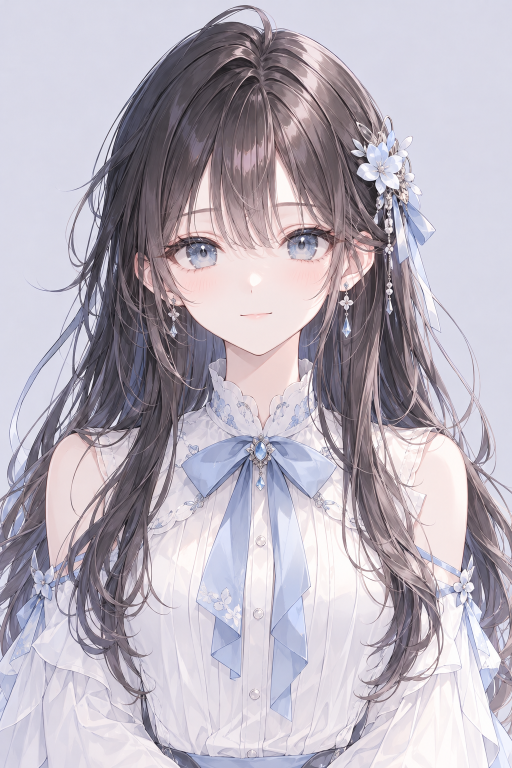
#> input picture experiments/yuzuki-live2d/assets/source/yuzuki-front-a.png, 1024 x 1536 px (shown at 1/2 size)
$ python build_cubism_eye_psd.py
#> lines starting #> are read from the running program, lines starting #| are printed output that depends on the picture; after the words box and inside, x2 and y2 are one past the last pixel; in counts of white or black regions, pixels touching at a corner belong together
#!/usr/bin/env python3
"""V1.7: produce an independently editable *eye-level* Cubism preparation PSD.

The approved source face is preserved exactly at rest: two open-eye patches
cover retouched skin where the eyes were. This is not a finished Cubism rig.
The eye patches currently contain their immediate eyelash/skin surroundings;
professional eyelid/iris separation and repainting are still required.
"""
from __future__ import annotations
from pathlib import Path
import hashlib
import json
import sys
import cv2
import numpy as np
from PIL import Image, ImageDraw

ROOT = Path(__file__).resolve().parents[1]
sys.path.insert(0, str(ROOT / 'tools'))
from build_cubism_psd import encode_psd

SOURCE = ROOT/'assets/source/yuzuki-front-a.png'
OUT = ROOT/'assets/cubism-handoff'
# Explicit polygons follow the shapes and original asymmetric positions of the two eyes.
# Editor space: 1024 x 1536, top-left origin. No assumption of mirror symmetry.
EYES = {
    'eye_left': {
        'polygon': [(331,500),(336,482),(349,470),(366,466),(397,462),
                    (423,464),(453,475),(471,484),(473,503),(466,526),
                    (443,545),(409,553),(380,552),(352,538),(338,526)],
        'bbox': [328,458,479,559],
    },
    'eye_right': {
        'polygon': [(547,485),(550,465),(566,452),(591,447),(625,446),
                    (661,452),(685,461),(691,481),(685,505),(666,522),
                    (640,535),(604,535),(574,523),(555,510)],
        'bbox': [544,443,695,541],
    },
}


def assemble(portrait: Image.Image):
    if portrait.size != (1024, 1536):
        raise ValueError('Approved portrait must be 1024x1536')
    original = np.asarray(portrait.convert('RGB'))
    base = original.copy()
    patches = {}
    masks = {}
    for side, spec in EYES.items():
        mask = np.zeros((1536, 1024), np.uint8)
        points = np.array(spec['polygon'], np.int32)
        cv2.fillPoly(mask, [points], 255)
        # A 1px anti-alias around the ink contour only; region *beneath* eyes is removed.
        # Outermost 6px are kept as original skin, ensuring no visible seam at rest.
        erased = cv2.erode(mask, np.ones((13,13),np.uint8), iterations=1)
        # Since the base is already the source outside erased, pixel fidelity is exact
        # even with a feathered cutout boundary.
        base = cv2.inpaint(base, erased, 7, cv2.INPAINT_TELEA)
        alpha = cv2.GaussianBlur(mask,(0,0),1.25)
        rgba = np.dstack([original, alpha])
        patches[side] = Image.fromarray(rgba, 'RGBA')
        masks[side] = {'alpha': alpha, 'removed':erased}
    layer_base = Image.fromarray(base, 'RGB').convert('RGBA')
    # PSD-compatible compositing in the same layer order (left then right).
    composite = layer_base.copy()
    for side in ('eye_left','eye_right'):
        composite = Image.alpha_composite(composite,patches[side])
    return layer_base, patches, composite, masks


def make_closed_studies(original: Image.Image, masks: dict) -> dict[str,Image.Image]:
    """Construct *hidden* close-eye prototypes from prior validated raster artwork.

    The exported layer is the complete eye/adjacent skin patch, not a promise
    of independently editable iris, lash or eyelid geometry.
    """
    atlas_file=ROOT/'web/assets/face-rig/blink-v15/blink-atlas.webp'
    if not atlas_file.is_file():
        raise FileNotFoundError('V1.5 blink atlas is required for closed-eye study layers')
    atlas=np.asarray(Image.open(atlas_file).convert('RGBA'))
    src=np.asarray(original.convert('RGB')).copy()
    result={}
    for row,side in enumerate(('eye_left','eye_right')):
        # frame index 20 = 100% closed, cell 192x160
        x0,y0,x1,y1=([319,442,489,571] if side=='eye_left' else [536,414,713,563])
        h,w=y1-y0,x1-x0
        patch=atlas[row*160:row*160+h,20*192:20*192+w].astype(np.float32)
        al=patch[:,:,3:4]/255.0
        composed=src.astype(np.float32).copy()
        region=composed[y0:y1,x0:x1]
        composed[y0:y1,x0:x1]=region*(1-al)+patch[:,:,:3]*al
        # Re-use the exact coverage from the approved open state to avoid
        # introducing a second region boundary in the PSD.
        rgba=np.dstack((np.clip(composed,0,255).astype('uint8'),masks[side]['alpha']))
        result[side]=Image.fromarray(rgba,'RGBA')
    return result

def make(source: Path = SOURCE, output_dir: Path = OUT) -> dict:
    output_dir.mkdir(parents=True, exist_ok=True)
    with Image.open(source) as im:
#> im is the input picture: PIL image 1024x1536 RGBA; mean R, G, B, A 184.6, 177.6, 188.5, 255
        original = im.convert('RGBA')
    base, parts, merged, masks = assemble(original)
#> after the loop in assemble, `for side, spec in EYES.items():`:
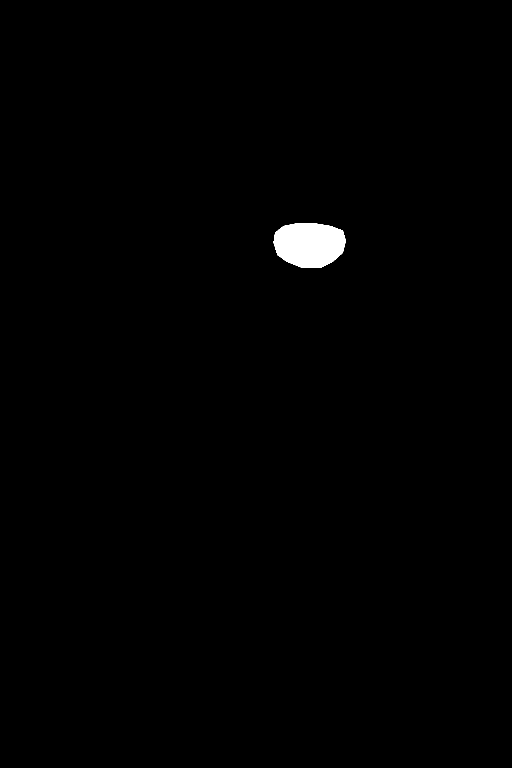
#> mask: shape (1536, 1024) (shown at 1/2 size); 0.66% white; 1 white region, box (x1, y1, x2, y2) and area: (547, 446, 692, 536) 10438
#> after the loop in assemble, `for side, spec in EYES.items():`: masks = 2 items
#> parts = 2 items; masks = 2 items
    closed_parts = make_closed_studies(original, masks)
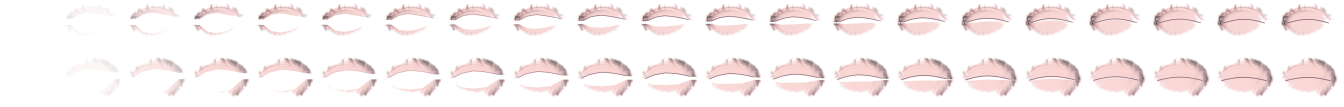
#> input picture experiments/yuzuki-live2d/web/assets/face-rig/blink-v15/blink-atlas.webp, 4032 x 320 px (shown at 1/3 size)
#> in make_closed_studies, atlas is the input picture: shape (320, 4032, 4); mean R, G, B, A 132.2, 116.5, 115.8, 59.3
#> the loop in make_closed_studies, `for row,side in enumerate(('eye_left','eye_right')):` made 2 passes
#> pass 1, in make_closed_studies, `region=composed[y0:y1,x0:x1]`:
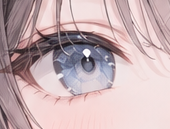
#> region: shape (129, 170, 3) float32; mean R, G, B 197.9, 175.3, 178.1
#> closed_parts = 2 items
    orig_array = np.array(original.convert('RGB'),dtype=np.int16)
    recovered = np.array(merged.convert('RGB'),dtype=np.int16)
    diffs = np.abs(orig_array - recovered)
#> diffs: shape (1536, 1024, 3) int16; every value is 0
    # At rest the extracted open-eye layers must reproduce the exact source
    # within a tiny subpixel/RGBA rounding budget; drift outside eyes = 0.
    changed = int((diffs.max(axis=2)>2).sum())
#> changed = 0
    mae = float(diffs.mean())
#> mae = 0
    max_delta = int(diffs.max())
#> max_delta = 0
    if changed > 120 or mae > .002:
        raise AssertionError(f'Art regression: changed={changed}, mean={mae:.5f}, max={max_delta}')
    # The bottom ref stays hidden. All three editable working layers are visible.
    # PSD record order is top to bottom.
    layers = [
        {'name':'EYE_R 02 | closed draft HIDDEN repaint', 'visible':False, 'image':closed_parts['eye_right']},
        {'name':'EYE_R 01 | approved open + lash editable', 'visible':True, 'image':parts['eye_right']},
        {'name':'EYE_L 02 | closed draft HIDDEN repaint', 'visible':False, 'image':closed_parts['eye_left']},
        {'name':'EYE_L 01 | approved open + lash editable', 'visible':True, 'image':parts['eye_left']},
        {'name':'FACE 00 | repaired skin under eyes', 'visible':True, 'image':base},
        {'name':'REFERENCE | approved original DO NOT CHANGE', 'visible':False, 'image':original},
    ]
    psd = output_dir/'yuzuki-eye-separated-v1.7.psd'
    encode_psd(layers, merged, psd)
#> (this line was passed over: build_cubism_psd is not available in this run)
    base.save(output_dir/'yuzuki-eye-underpainting-v1.7.png',optimize=True)
    for side, part in parts.items():
        part.save(output_dir/f'{side}-source-part-v1.7.png',optimize=True)
        closed_parts[side].save(output_dir/f'{side}-closed-draft-v1.7.png', optimize=True)
#> this loop made 2 passes
#> side on passes 1 to 2: 'eye_left', 'eye_right'
#> pass 1, in make, `closed_parts[side].save(output_dir/f'{side}-closed-draft-v1.7.png', op..`:
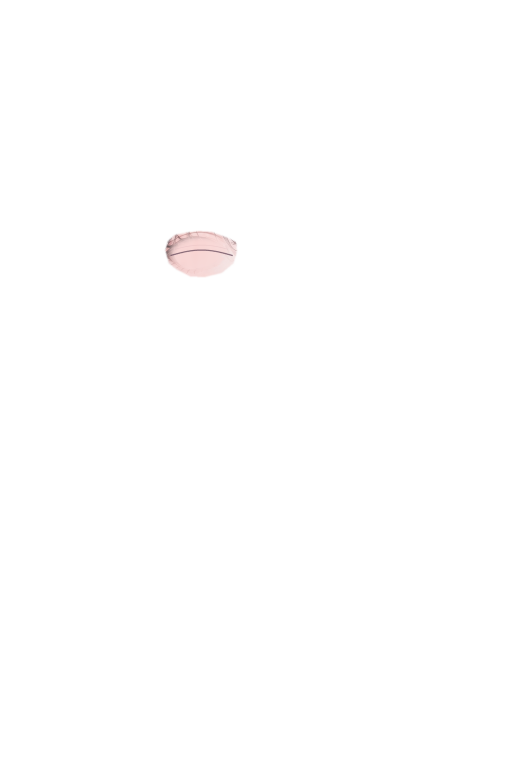
#> saved as eye_left-closed-draft-v1.7.png: PIL image 1024x1536 RGBA (shown at 1/2 size); mean R, G, B, A 184.9, 177.9, 188.7, 1.7; transparent parts drawn white
    # Comparison makes it possible to audit visible open-eye quality, underpainting
    # and the actual detached eye sprites without relying on a renderer.
    region=(280,372,736,607)
    closed = base.copy()
    for side in ('eye_left','eye_right'):
        closed=Image.alpha_composite(closed,closed_parts[side])
    views=[
        ('APPROVED ORIGINAL',original.convert('RGB')),
        ('REBUILT OPEN EYES / 3 LAYERS',merged.convert('RGB')),
        ('CLOSED-EYE DRAFT / NO OPEN EYES',closed.convert('RGB')),
    ]
    W,H=570,344
    qa=Image.new('RGB',(W*len(views),H),(242,242,248))
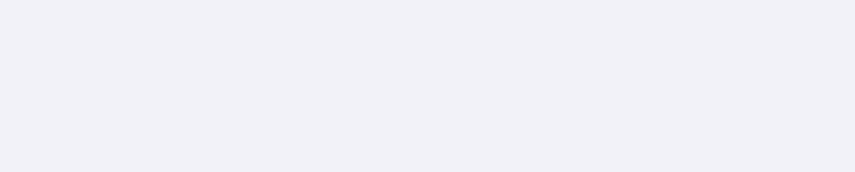
#> qa: PIL image 1710x344 RGB (shown at 1/2 size); mean R, G, B 242, 242, 248
    draw=ImageDraw.Draw(qa)
    for i,(label,pic) in enumerate(views):
        cropped=pic.crop(region).resize((W,293),Image.Resampling.LANCZOS)
        qa.paste(cropped,(i*W,51)); draw.text((i*W+20,17),label,(43,47,69))
#> this loop made 3 passes
#> label on passes 1 to 3: 'APPROVED ORIGINAL', 'REBUILT OPEN EYES / 3 LAYERS', 'CLOSED-EYE DRAFT / NO OPEN EYES'
#> pass 1, in make, `cropped=pic.crop(region).resize((W,293),Image.Resampling.LANCZOS)`:
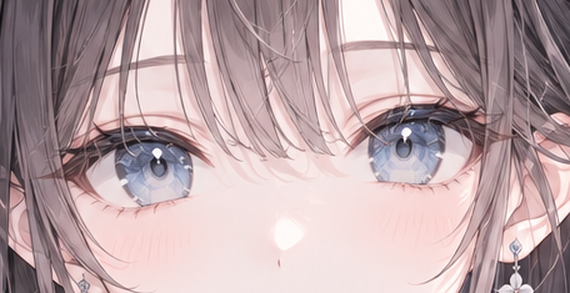
#> cropped: PIL image 570x293 RGB; mean R, G, B 186, 164.4, 167.2
#> after the loop:
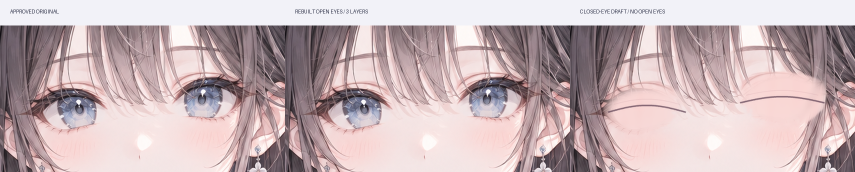
#> qa: PIL image 1710x344 RGB (shown at 1/2 size); mean R, G, B 197, 178.1, 181
    preview=output_dir/'yuzuki-eye-separation-qa-v1.7.jpg'
    qa.save(preview,quality=95)
    manifest={
        'version':'1.7', 'approved_source':'assets/source/yuzuki-front-a.png',
        'approved_source_sha256':hashlib.sha256(source.read_bytes()).hexdigest(),
        'model_complete':False, 'cubism_rigged':False, 'production_ready':False,
        'psd':psd.name, 'dimensions':[1024,1536],
        'working_layers':3,'closed_study_layers_hidden':2,'reference_layers_hidden':1,
        'parts':{s:{'polygon':spec['polygon'],'bbox':spec['bbox'],'png':f'{s}-source-part-v1.7.png'} for s,spec in EYES.items()},
        'qa':{'mean_absolute_rgb_channel_difference':mae,'pixels_different_over_2':changed,'maximum_channel_difference':max_delta},
        'limits':['Open eye+lash+adjacent skin is a single editable patch, not independently rigged eyelids/iris.',
                  'Background under eye was retouched by inpainting and requires artist verification while blinking.',
                  'Closed-eye draft layers are derived from the V1.5 sprite atlas, not repainted human art.',
                  'No head turn, hair/body separation, mesh deformers or .moc3 assets exist.']
    }
    (output_dir/'eye-separation-v1.7.json').write_text(json.dumps(manifest,indent=2,ensure_ascii=False),encoding='utf-8')
#> (the run stopped early here; a loop or call above may not have finished)
